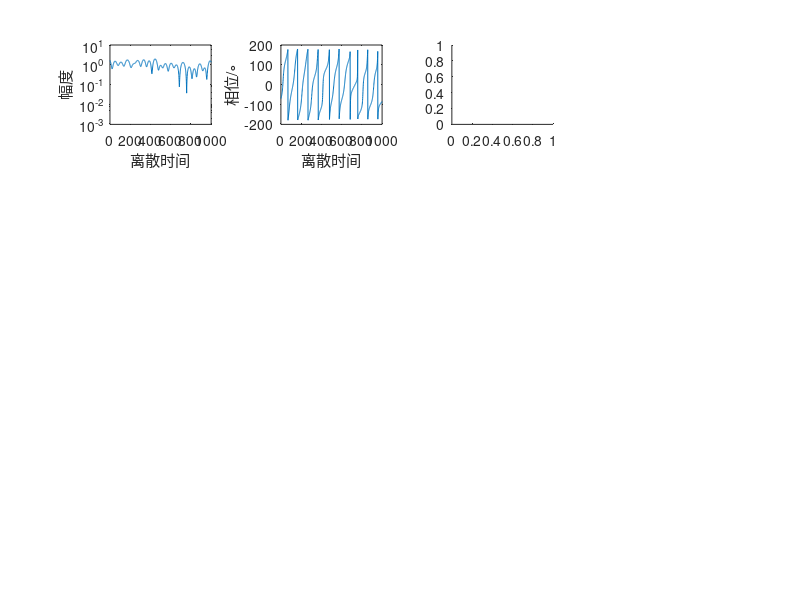

The MATLAB source for this figure: (Note: this script raises an error after producing the figure.)
clear all;
close all;
clc;

% K = [1 3 7 11];
% FDT = [0.1 0.01 0.001];
% N = 2.^(0:5);

path = 15;
thetaN = 2*pi/path:2*pi/path:2*pi;
% thetaN = rand(1, path)*2*pi;
% thetaN = thetaN / 8;
dt = 0:10^5;
dt = dt';
FDT = 0.01;
KPool = [1 3 7 11];
g = zeros(length(dt), length(KPool));
phaseOfChannel = zeros(length(dt), length(KPool));
randomPhase = rand(1, path)*2*pi;
for KIndex = 1:length(KPool)
    K = KPool(KIndex);
    theNthSignal = zeros(length(dt), 1);
    A = sqrt(K/(K+1));
    B = sqrt(1/path/(1+K));
    for i = 1:path
        theNthSignal = theNthSignal + exp(1j*(2*pi*FDT*cos(thetaN(i))*dt+randomPhase(i)));
    end
    mainWaveDirec = rand()*2*pi;
    mainWaveRandomPhase = rand()*2*pi;
    F = B*theNthSignal + A*exp(1j*(2*pi*FDT*cos(mainWaveDirec)*dt+mainWaveRandomPhase));

    g(:, KIndex) = abs(F);
    phaseOfChannel(:, KIndex) = angle(F)*180/pi;
end

for KIndex = 1:length(KPool)
    subplot(4,4,1+(KIndex-1)*4)
    semilogy(dt, g(:,KIndex))
    xlim([0 1000]);xlabel('离散时间');ylabel('幅度')
    subplot(4,4,2+(KIndex-1)*4)
    plot(dt, phaseOfChannel(:,KIndex))
    xlim([0 1000]);xlabel('离散时间');ylabel('相位/\circ')
    subplot(4,4,3+(KIndex-1)*4)
    h = histogram(g(:,KIndex), 'Normalization', 'pdf', 'EdgeColor', 'b');
    xlabel('幅度');ylabel('PDF')
    subplot(4,4,4+(KIndex-1)*4)
    hh = histogram(phaseOfChannel(:,KIndex), 'Normalization', 'count');
    xlabel('相位');ylabel('PDF')
end

%% test FDT
% K = 7;
% FDT = [0.1 0.01 0.001];
% A = sqrt(K/(K+1));
% B = sqrt(1/path/(1+K));
% g2 = zeros(length(dt), length(FDT));
% phaseOfChannel2 = zeros(length(dt), length(FDT));
% 
% for fdtIndex = 1:length(FDT)
%     fdt = FDT(fdtIndex);
%     theNthSignal = zeros(length(dt), 1);
%     for i = 1:path
%         randomPhase = rand()*2*pi;
%         theNthSignal = theNthSignal + exp(1j*(2*pi*fdt*cos(thetaN(i))*dt+randomPhase));
%     end
%     mainWaveDirec = rand()*2*pi;
%     mainWaveRandomPhase = rand()*2*pi;
%     F = B*theNthSignal + A*exp(1j*(2*pi*fdt*cos(mainWaveDirec)*dt+mainWaveRandomPhase));
%     g2(:, fdtIndex) = abs(F);
%     phaseOfChannel2(:, fdtIndex) = angle(F)*180/pi;
% end
% 
% for fdtIndex = 1:length(FDT)
%     subplot(3,4,1+(fdtIndex-1)*4)
%     semilogy(dt, g2(:,fdtIndex))
%     xlim([0 10000]);xlabel('离散时间');ylabel('幅度')
%     subplot(3,4,2+(fdtIndex-1)*4)
%     plot(dt, phaseOfChannel2(:,fdtIndex))
%     xlim([0 1000]);xlabel('离散时间');ylabel('相位/\circ')
%     subplot(3,4,3+(fdtIndex-1)*4)
%     h = histogram(g2(:,fdtIndex), 'Normalization', 'pdf', 'EdgeColor', 'b');
%     xlabel('幅度');ylabel('PDF')
%     subplot(3,4,4+(fdtIndex-1)*4)
%     hh = histogram(phaseOfChannel2(:,fdtIndex), 'Normalization', 'count');
%     xlabel('相位');ylabel('PDF')
% end

%% path
% FDT = 0.01;
% K = 7;
% A = sqrt(K/(K+1));
% B = sqrt(1/path/(1+K));
% path2 = 2.^(0:5);
% 
% g3 = zeros(length(dt), length(path2));
% phaseOfChannel3 = zeros(length(dt), length(path2));
% for pathIndex = 1:length(path2)
%     path2Cur = path2(pathIndex)-1;
%     thetaN2 = 2*pi/path2Cur:2*pi/path2Cur:2*pi;
%     theNthSignal = zeros(length(dt), 1);
%     for i = 1:path2Cur
%         randomPhase = rand()*2*pi;
%         theNthSignal = theNthSignal + exp(1j*(2*pi*FDT*cos(thetaN2(i))*dt+randomPhase));
%     end
%     mainWaveDirec = rand()*2*pi;
%     mainWaveRandomPhase = rand()*2*pi;
%     F = B*theNthSignal + A*exp(1j*(2*pi*FDT*cos(mainWaveDirec)*dt+mainWaveRandomPhase));
%     g3(:, pathIndex) = abs(F);
%     phaseOfChannel3(:, pathIndex) = angle(F)*180/pi;
% end
% 
% for pathIndex = 1:length(path2)
%     figure(pathIndex)
%     subplot(221)
%     semilogy(dt, g3(:,pathIndex))
%     xlim([0 10000]);xlabel('离散时间');ylabel('幅度')
%     subplot(222)
%     plot(dt, phaseOfChannel3(:,pathIndex))
%     xlim([0 1000]);xlabel('离散时间');ylabel('相位/\circ')
%     subplot(223)
%     hgPath = histogram(g3(:,pathIndex), 'Normalization', 'pdf', 'EdgeColor', 'b');
%     xlabel('幅度');ylabel('PDF')
%     subplot(224)
%     hphasePath = histogram(phaseOfChannel3(:,pathIndex), 'Normalization', 'count');
%     xlabel('相位');ylabel('PDF')
% end
